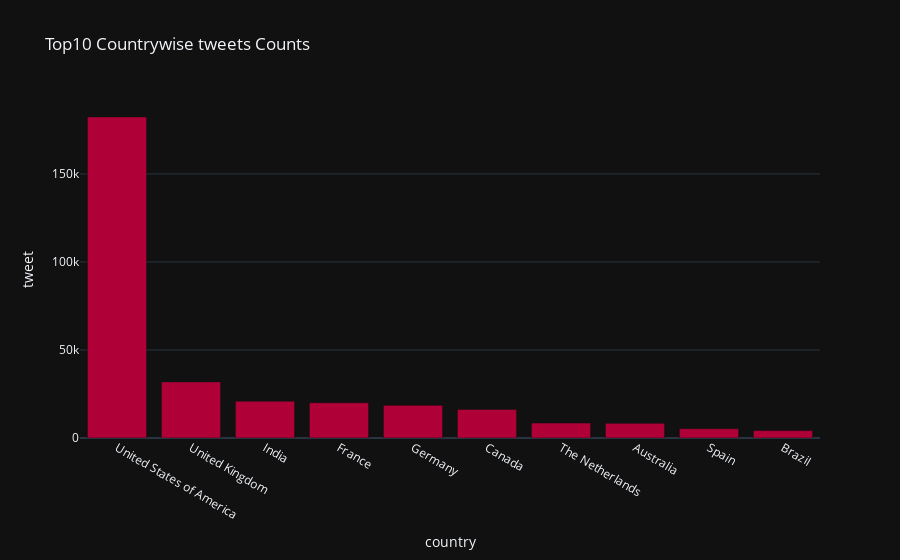

Notebook code cell kept with this figure:
### Code cell
# Next, we will look through which country is actively tweeting during the elections
top10countries = data.groupby('country')['tweet'].count( 
).sort_values(ascending=False).reset_index().head(10) 
# top10countries 

# Interactive bar chart 
fig = px.bar(top10countries, x='country', y='tweet', 
template='plotly_dark', 
color_discrete_sequence=px.colors.qualitative.Dark24_r, 
title='Top10 Countrywise tweets Counts') 

# To view the graph 
fig.show()

### Figure 1 — Plotly figure (JSON) as saved in the notebook; plotly's stock layout.template omitted (floating-point values rounded to 4 significant figures)
{"data": [{"hovertemplate": "country=%{x}<br>tweet=%{y}<extra></extra>", "legendgroup": "", "marker": {"color": "#AF0038", "pattern": {"shape": ""}}, "name": "", "orientation": "v", "showlegend": false, "textposition": "auto", "type": "bar", "x": ["United States of America", "United Kingdom", "India", "France", "Germany", "Canada", "The Netherlands", "Australia", "Spain", "Brazil"], "xaxis": "x", "y": [182380, 31867, 20931, 19989, 18534, 16250, 8491, 8330, 5253, 4211], "yaxis": "y"}], "layout": {"barmode": "relative", "legend": {"tracegroupgap": 0}, "title": {"text": "Top10 Countrywise tweets Counts"}, "xaxis": {"anchor": "y", "domain": [0, 1], "title": {"text": "country"}}, "yaxis": {"anchor": "x", "domain": [0, 1], "title": {"text": "tweet"}}}}
